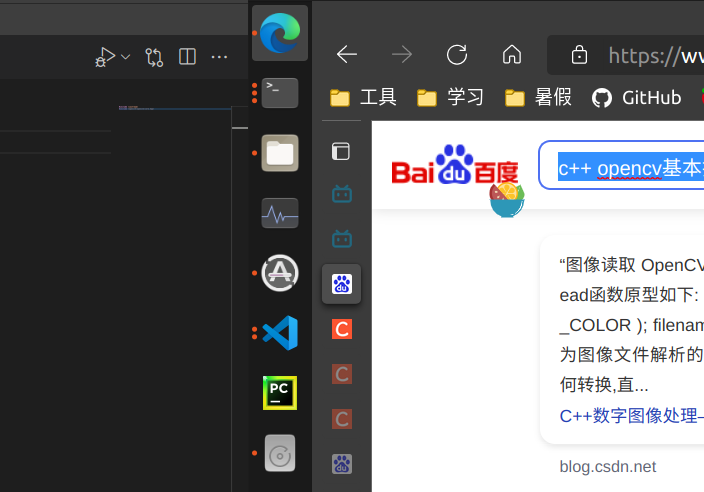
//> input picture HarrisCornerDetector/Pics/testImg.png, 704 x 492 px
$ ./testOpenCV   (built with g++ and OpenCV 4)
//> lines starting //> are read from the running program, lines starting //| are printed output that depends on the picture
// [5 lines of commented-out code are left out]
#include <iostream>
// opencv
#include <opencv4/opencv2/opencv.hpp>
// #include <opencv2/core.hpp>
// #include <opencv2/highgui.hpp>
// #include <opencv2/imgproc.hpp>
#include <opencv4/opencv2/imgcodecs.hpp>
// Eigen3
// #include <eigen3/Eigen/Core>
// #include <eigen3/Eigen/Dense>

using namespace std;
// using namespace cv;

int main(int argc, char** argv)
{
    std::string path="./Pics/testImg.png";
    cv::Mat src = cv::imread(path, cv::IMREAD_GRAYSCALE);
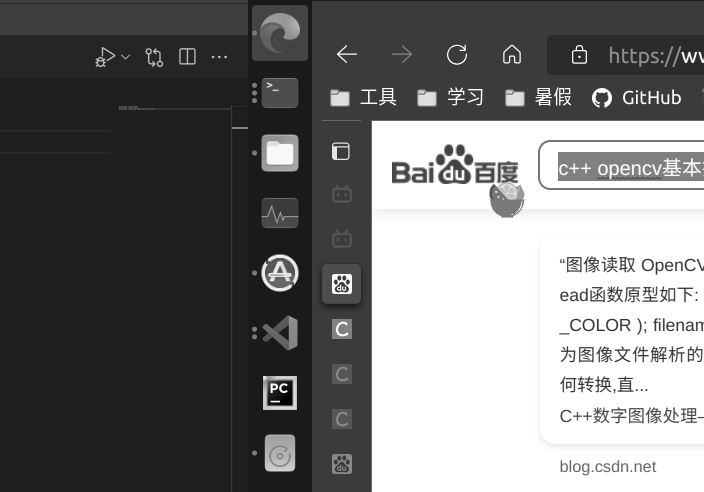
//> src: 492 rows x 704 cols, CV_8UC1; min 0, max 255, mean 116
    if(src.empty())
    {
        cout<<"fuck\n"<<endl;
        return -1;
    }
    cv::imshow("testImg", src);
    cv::Mat srcc(src, cv::Rect(10,10,100,100));
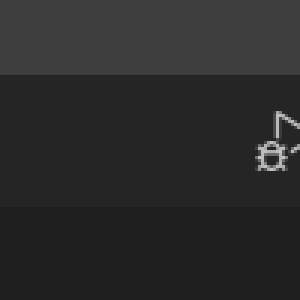
//> srcc: 100 rows x 100 cols, CV_8UC1 (shown 3 times larger); min 30, max 197, mean 42.3
    cv::imshow("tt",srcc);
    cv::waitKey(0);
    cv::destroyAllWindows();
    return 0;
}

// g++ testOpenCV.cpp -o test -lopencv_core -lopencv_imgcodecs -lopencv_highgui
